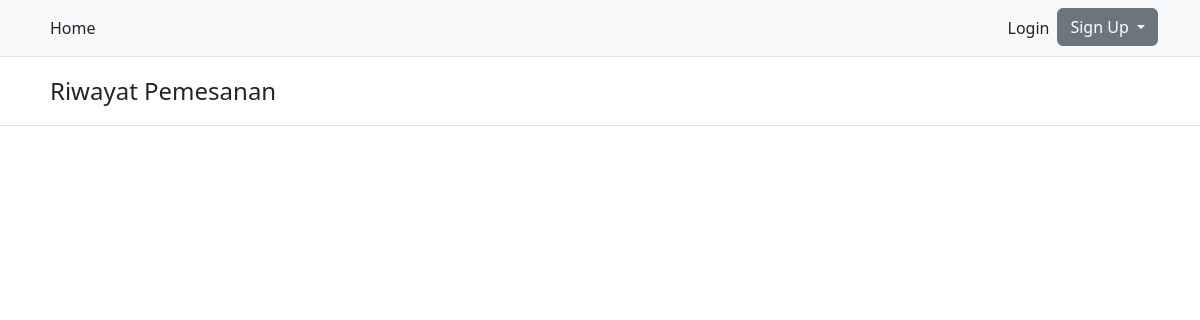
Before: /admin-transaksi.php with the older database file.
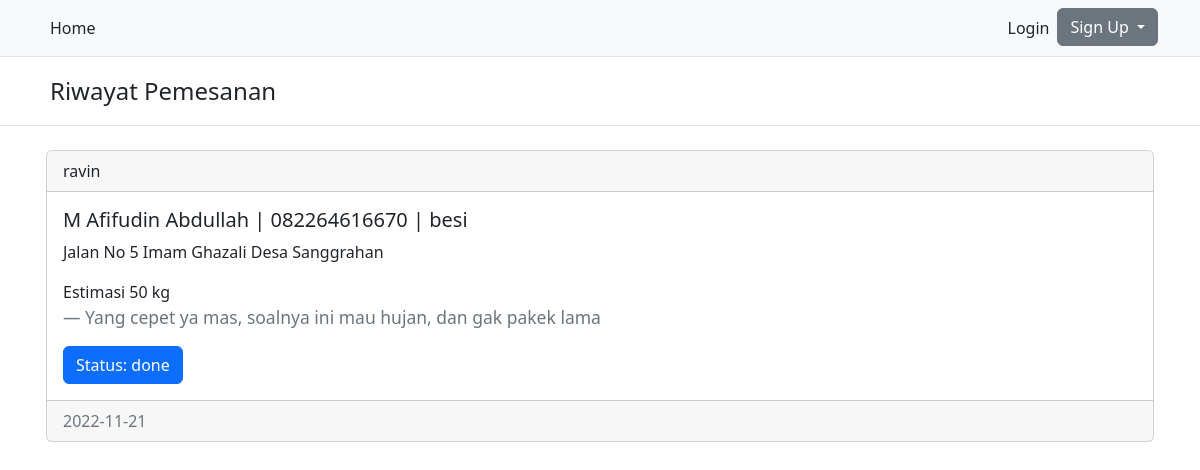
After: the same page with the newer database file.
### tables this page shows
CREATE TABLE `transactions` (
  `id` int(10) UNSIGNED NOT NULL,
  `name` varchar(250) NOT NULL,
  `user_username` varchar(20) NOT NULL,
  `driver_username` varchar(20) DEFAULT NULL,
  `nohp` char(12) NOT NULL,
  `type` enum('plastik','kertas','besi') NOT NULL,
  `est` int(11) DEFAULT NULL,
  `address` varchar(255) NOT NULL,
  `trx_date` date NOT NULL DEFAULT current_timestamp(),
  `description` text NOT NULL,
  `status` enum('pending','process','done') NOT NULL DEFAULT 'pending'
);

### services/authorization.php (called while the page is built, shortened)
<?php
$username = $_COOKIE['username'];
$password = $_COOKIE['password'];
$role = $_COOKIE['role'];
if (empty($username) || empty($password) || empty($role)) {
  $role = '';
  return;
}

### services/admin/fetch_transaction_service.php (called while the page is built, shortened)
<?php
require('./services/db_service.php');
try {
  $transactions = mysqli_query($conn, "select * from transactions");
} catch (\Throwable $th) {
  echo "<SCRIPT>alert('History gagal di dapatkan');window.location='./index.php'</SCRIPT>";
  return;
}

### admin-transaksi.php (the view, shortened to what this page needs)
<?php
require('./services/admin/fetch_transaction_service.php');
require('./components/header.php');
?>
<body>
  <?php
  require('./components/navigation.php');
  ?>
  <header class="py-3 mb-4 border-bottom">
    <div class="container">
      <a class="px-2 text-dark text-decoration-none">
        <span class="fs-4">Riwayat Pemesanan</span>
      </a>
    </div>
  </header>
  <div class="container px-3">
    <?php
    foreach ($transactions as $transaction) {
      $name = $transaction['name'];
      $driver_username = $transaction['driver_username'];
      $nohp = $transaction['nohp'];
      $type = $transaction['type'];
      $address = $transaction['address'];
      $trx_date = $transaction['trx_date'];
      $est = $transaction['est'];
      $description = $transaction['description'];
      $status = $transaction['status'];
      echo "
      <div class='card mb-3'>
        <div class='card-header'>
        $driver_username
        </div>
        <div class='card-body'>
          <h5 class='card-title'>$name | $nohp | $type</h5>
          <p class='card-text'>$address</p>
          <p class='card-text'>Estimasi $est kg</p>
          <blockquote class='blockquote mb-3 mt-3'>
            <footer class='blockquote-footer'>$description</footer>
          </blockquote>
          <span class='btn btn-primary'>Status: $status</a>
        </div>
        <div class='card-footer text-muted'>
          $trx_date
        </div>
      </div>
      ";
    }
    ?>
  </div>
</body>
<?php
require('./components/footer.php')
?>

### components/header.php (shortened to what this page needs)
<!DOCTYPE html>
<html lang="en">
<head>
  <link rel="stylesheet" href="assets/css/bootstrap.css">
</head>

### components/navigation.php (shortened to what this page needs)
<?php
require('./services/authorization.php');
?>
<nav class="py-2 bg-light border-bottom">
  <div class="container d-flex flex-wrap">
    <ul class="nav me-auto">
      <?php
      if ($role === 'users') {
        echo '
        <li class="nav-item">
            <a href="./" class="nav-link link-dark px-2 active">Home</a>
        </li>
        <li class="nav-item">
            <a href="./user-pesan.php" class="nav-link link-dark px-2">Pesan</a>
        </li>
        <li class="nav-item">
            <a href="./user-riwayat.php" class="nav-link link-dark px-2">Riwayat</a>
        </li>
        ';
      } else {
        echo '
        <li class="nav-item">
            <a href="#" class="nav-link link-dark px-2 active">Home</a>
        </li>
        ';
      }
      ?>
    </ul>
    <ul class="nav">
      <?php
      if (!in_array($role, ['users', 'drivers', 'admin'])) {
        echo '
        <li class="nav-item">
            <a href="./login.php" class="nav-link link-dark px-2">Login</a>
        </li>
        <li class="dropdown">
            <a class="btn btn-secondary dropdown-toggle" href="#" role="button" data-bs-toggle="dropdown" aria-expanded="false">
                Sign Up
            </a>
            <ul class="dropdown-menu">
                <li><a class="dropdown-item" href="./user-register.php">User</a></li>
                <li><a class="dropdown-item" href="./driver-register.php">Driver</a></li>
            </ul>
        </li>
        ';
      } else if ($role === 'admin') {
        echo '
        <li class="nav-item">
            <a href="./services/logout_service.php" class="nav-link link-dark px-2">Logout</a>
        </li>
        ';
      } else if ($role === 'users') {
        echo '
        <li class="dropdown">
            <a class="btn btn-secondary dropdown-toggle" href="#" role="button" data-bs-toggle="dropdown" aria-expanded="false">
                Akun
            </a>
            <ul class="dropdown-menu">
                <li><a class="dropdown-item" href="./user-profile.php">Profil</a></li>
                <li><a class="dropdown-item" href="./services/logout_service.php">Logout</a></li>
            </ul>
        </li>
        ';
      }
      ?>
    </ul>
  </div>
</nav>

### components/footer.php
</html>

Changed rows visible on the page:
added transactions: driver_username "ravin", name "M Afifudin Abdullah", nohp "082264616670", type "besi", address "Jalan No 5 Imam Ghazali Desa Sanggrahan", est "50", description "Yang cepet ya mas, soalnya ini mau hujan, dan gak pakek lama", status "done", trx_date "2022-11-21"
